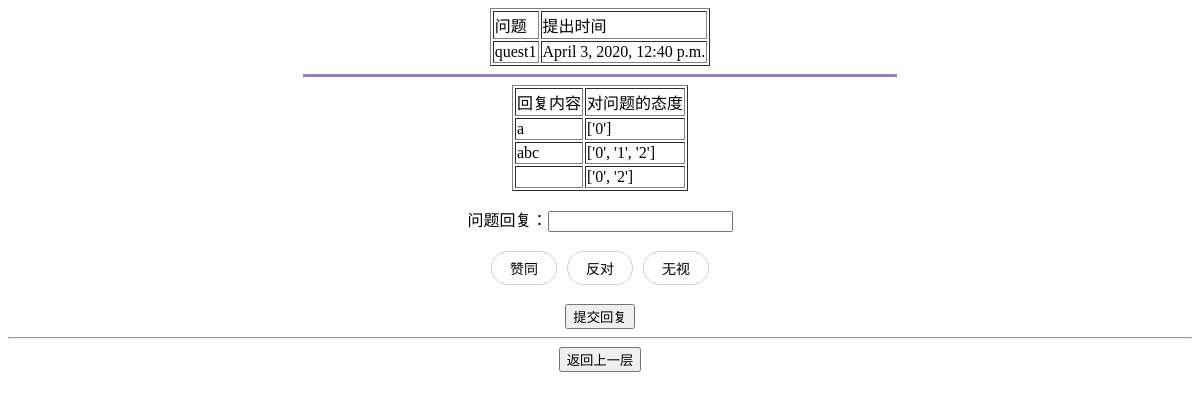
Screenshot of /polls/replyQuestion/5 with the database file from the repository.
### polls/models.py (models this page shows, shortened)
class Question(models.Model):
    question_text = models.CharField(max_length=200)
    pub_date = models.DateTimeField(default=timezone.now())

class Choice(models.Model):
    question = models.ForeignKey(Question, on_delete=models.CASCADE)
    choice_text = models.CharField(max_length=200)
    votes = models.CharField(max_length=20)

### polls/questions.py (the view)
# urls.py: path('replyQuestion/<int:question_id>', questions.replyQuestion, name='replyQuestion'),
def replyQuestion(request, question_id):
    questionID = question_id
    question_info = Question.objects.get(id=questionID)
    choice_info = Choice.objects.filter(question_id=questionID)
    context = {'question_info': question_info, 'choice_info': choice_info}
    return render(request, 'polls/choice.html', context)

### polls/templates/polls/choice.html (shortened to what this page needs)
<!DOCTYPE html>
<html lang="en">
<head>
</head>
<body>
<table align=center border="1">
    <tr>
        <td>问题</td>
        <td>提出时间</td>
    </tr>
    <tr>
        <td>{{ question_info.question_text }}</td>
        <td>{{ question_info.pub_date }}</td>
    </tr>
</table>
<HR style="FILTER: alpha(opacity=100,finishopacity=0,style=3)" width="50%" color=#987cb9 SIZE=3>
<table align=center border="1">
    <tr>
        <td>回复内容</td>
        <td>对问题的态度</td>
    </tr>
    {% for choice in choice_info.all %}
    <tr>
        <td>{{ choice.choice_text }}</td>
        <td>{{ choice.votes }}</td>
    </tr>
    {% endfor %}
</table>
<form align=center action="{% url 'polls:choice' %}" method="post" name="choice">
    <p><span>问题回复：</span><input type="text"  name="choice_text"></p>
    <p><input type="checkbox" name="tags" value="0" id="id_tags_0">
        <label for="id_tags_0">赞同</label>
        <label for="id_tags_1">反对</label>
        <label for="id_tags_2">无视</label>
    </p>
    <input type="submit" value="提交回复">
</form>
<HR>
<form align=center action="{% url 'polls:question' %}" method="post" name="return">
    <input type="submit" value="返回上一层">
</form>
</body>
</html>

### polls/templates/polls/choice.html (style rules this page uses)
label { display: inline-block; border-radius: 20px; text-align: center; text-decoration: none; border: solid 1px #ccc; transition: 0.25s; padding: 6px 18px; cursor: pointer; font-size: 14px; margin: 3px; }

### rows the page displays
Question: question_text "quest1", pub_date "April 3, 2020, 12:40 p.m."
Choice: choice_text "a", votes "['0']"
Choice: choice_text "abc", votes "['0', '1', '2']"
Choice: votes "['0', '2']"
